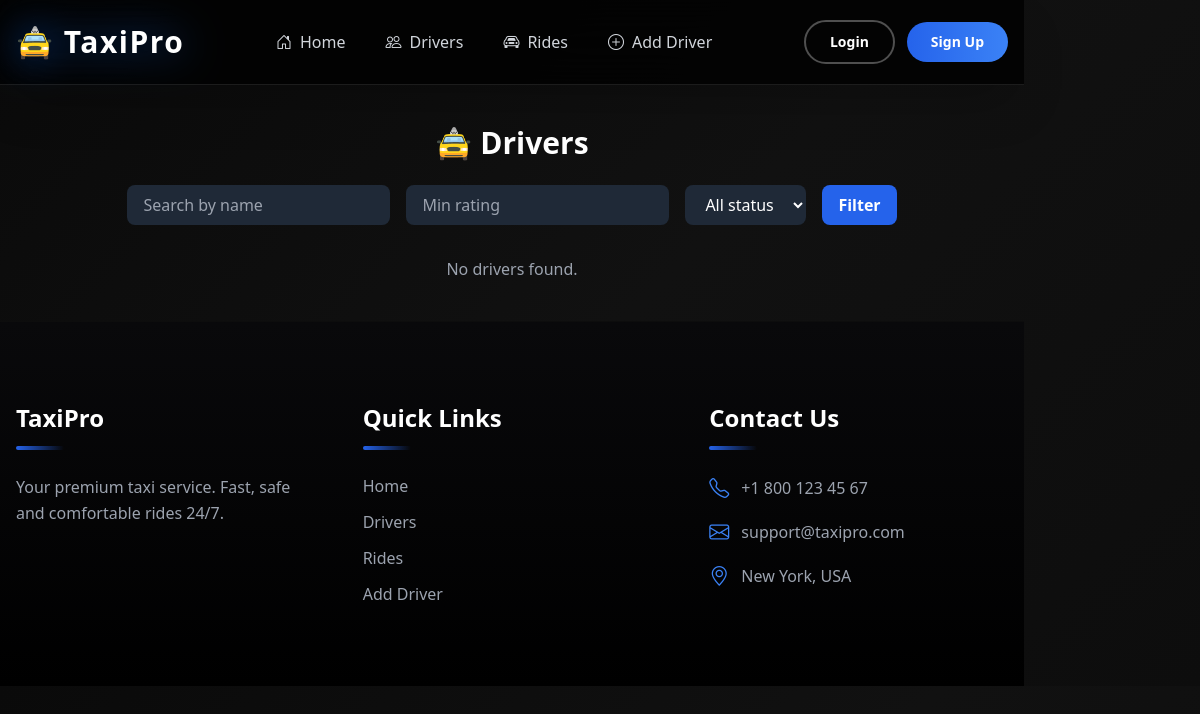
Before: /drivers/ with the older database file.
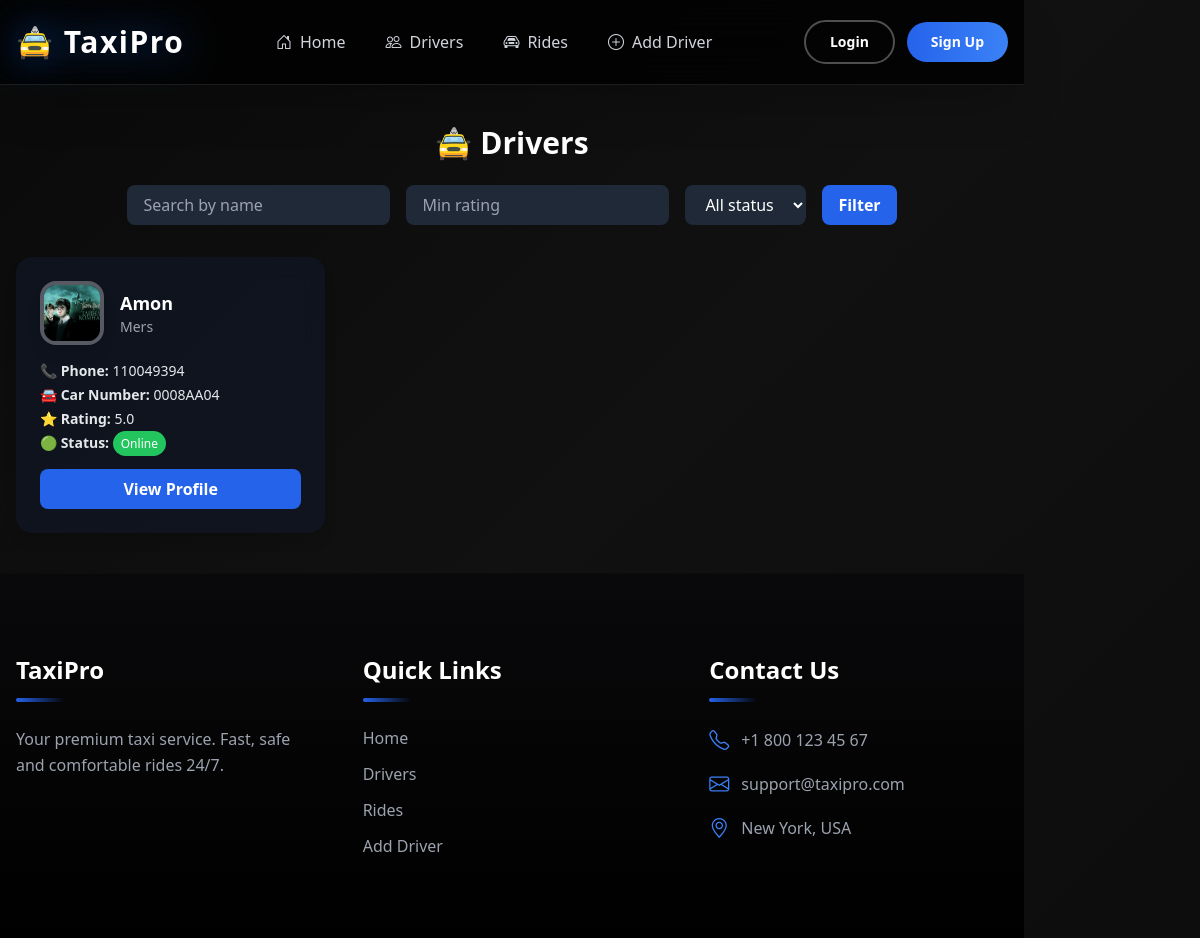
After: the same page with the newer database file.
### drivers/models.py (models this page shows, shortened)
class Drivers(models.Model):
    image = models.ImageField(upload_to='driver_images/', null=True, blank=True)
    name = models.CharField(max_length=100)
    phone_number = models.CharField(max_length=15)
    car_model = models.CharField(max_length=100)
    car_number = models.CharField(max_length=20)
    car_photo = models.ImageField(upload_to='car_images/', null=True, blank=True)
    rating = models.FloatField(default=5.0)
    status = models.BooleanField(default=True)
    created_at = models.DateTimeField(auto_now=True)

### drivers/views.py (the view)
# urls.py: path('', driver_list, name='home'),
def driver_list(request):
    drivers = Drivers.objects.all()
    name = request.GET.get('name')
    min_rating = request.GET.get('min_rating')
    status = request.GET.get('status')
    if name:
        drivers = drivers.filter(name__icontains=name)
    if min_rating:
        try:
            drivers = drivers.filter(rating__gte=float(min_rating))
        except ValueError:
            pass
    if status in ['active', 'inactive']:
        drivers = drivers.filter(status=(status == 'active'))
    return render(request, 'drivers/drivers_list.html', {'drivers': drivers})

### templates/drivers/drivers_list.html (shortened to what this page needs)
{% extends "base.html" %}
{% block main %}
<div class="container mx-auto py-10 px-4">
    <h1 class="text-3xl font-bold text-center mb-6 text-white">🚖 Drivers</h1>
    <form method="get" class="flex flex-col sm:flex-row items-center justify-center mb-8 gap-4">
        <input type="text" name="name" placeholder="Search by name" value="{{ request.GET.name }}"
               class="px-4 py-2 rounded-lg bg-gray-800 text-white placeholder-gray-400 focus:outline-none focus:ring-2 focus:ring-blue-500">
        <input type="number" name="min_rating" placeholder="Min rating" value="{{ request.GET.min_rating }}"
               class="px-4 py-2 rounded-lg bg-gray-800 text-white placeholder-gray-400 focus:outline-none focus:ring-2 focus:ring-blue-500">
        <select name="status" class="px-4 py-2 rounded-lg bg-gray-800 text-white focus:outline-none focus:ring-2 focus:ring-blue-500">
            <option value="">All status</option>
        </select>
        <button type="submit" class="bg-blue-600 hover:bg-blue-700 text-white px-4 py-2 rounded-lg font-semibold transition-colors duration-300">
            Filter
        </button>
    </form>
    <div class="grid grid-cols-1 sm:grid-cols-2 lg:grid-cols-3 gap-8">
        {% for driver in drivers %}
        <div class="bg-gray-900 bg-opacity-70 backdrop-blur-md rounded-2xl shadow-lg p-6 hover:scale-105 transition-transform duration-300">
            <div class="flex items-center mb-4">
                 <div class="driver-img-wrapper w-16 h-16 rounded-2xl overflow-hidden border-4 border-white/30 shadow-lg">
                    {% if driver.image %}
                        <img src="{{ driver.image.url }}" alt="{{ driver.name }}" class="w-full h-full object-cover">
                    {% else %}
                        <div class="w-full h-full bg-gray-700 flex items-center justify-center text-gray-300 text-xs">
                            No Image
                        </div>
                    {% endif %}
                </div>
                <div class="ml-4">
                    <h5 class="text-lg font-semibold text-white">{{ driver.name }}</h5>
                    <p class="text-gray-400 text-sm">{{ driver.car_model }}</p>
                </div>
            </div>
            <ul class="text-gray-200 text-sm mb-4 space-y-1">
                <li>📞 <strong>Phone:</strong> {{ driver.phone_number }}</li>
                <li>🚘 <strong>Car Number:</strong> {{ driver.car_number }}</li>
                <li>⭐ <strong>Rating:</strong> {{ driver.rating }}</li>
                <li>
                    🟢 <strong>Status:</strong>
                    {% if driver.status %}
                        <span class="px-2 py-1 bg-green-500 text-white rounded-full text-xs">Online</span>
                    {% else %}
                        <span class="px-2 py-1 bg-gray-500 text-white rounded-full text-xs">Offline</span>
                    {% endif %}
                </li>
            </ul>
            <a href="{% url 'driver_detail' driver.id %}" class="bg-blue-600 hover:bg-blue-700 text-white py-2 rounded-lg text-center font-semibold transition-colors duration-300 w-full block">
                View Profile
            </a>
        </div>
        {% empty %}
        <p class="text-center text-gray-400 col-span-full">No drivers found.</p>
        {% endfor %}
    </div>
</div>
{% endblock %}

Changed rows visible on the page:
added Drivers: image (picture), name "Amon", car_model "Mers", phone_number "110049394", car_number "0008AA04", rating "5.0", status "Online"
Other visible differences:
text no longer shown: "No drivers found."
